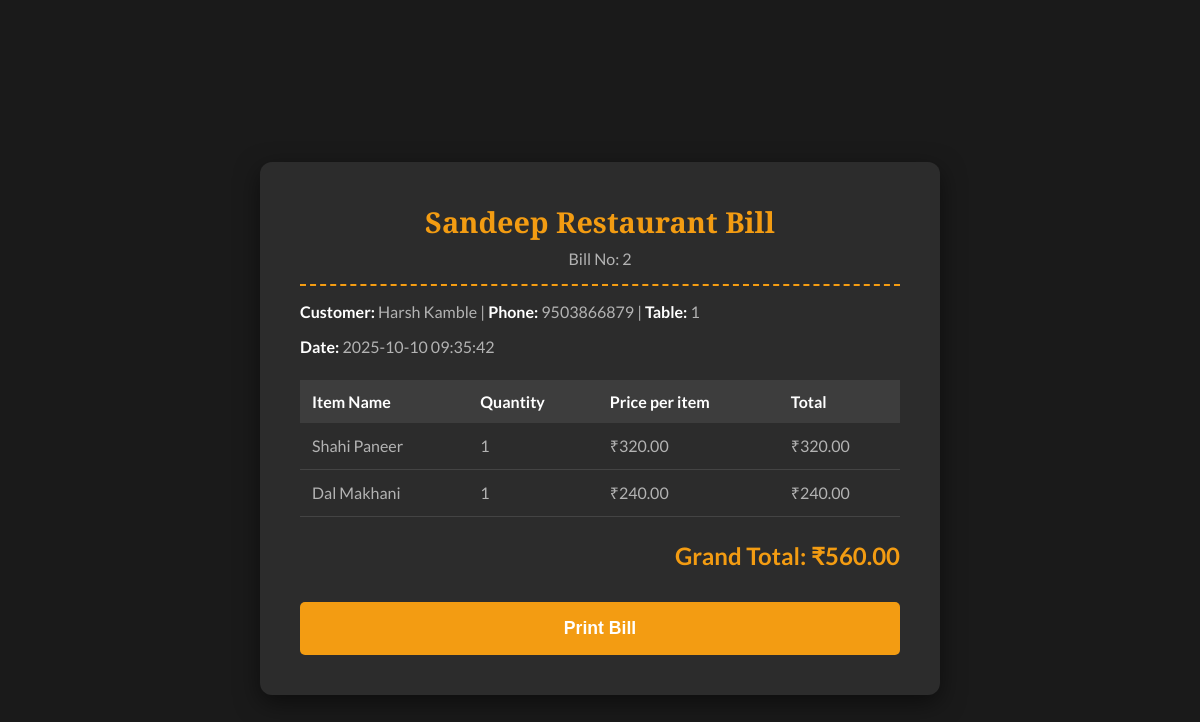
/bill/2 (signed in), run on the app's committed database.
### tables this page shows
CREATE TABLE orders (
    id INTEGER PRIMARY KEY AUTOINCREMENT,
    customer_name TEXT NOT NULL,
    customer_phone TEXT NOT NULL,
    table_number INTEGER NOT NULL, -- Changed from customer_address
    order_date TIMESTAMP NOT NULL DEFAULT CURRENT_TIMESTAMP
);

CREATE TABLE order_items (
    id INTEGER PRIMARY KEY AUTOINCREMENT,
    order_id INTEGER NOT NULL,
    item_name TEXT NOT NULL,
    quantity INTEGER NOT NULL,
    price INTEGER NOT NULL,
    FOREIGN KEY (order_id) REFERENCES orders (id)
);

### app.py (the view)
@app.route('/bill/<int:order_id>')
def view_bill(order_id):
    if not session.get('logged_in'):
        return redirect(url_for('admin_login'))
    conn = get_db_connection()
    order = conn.execute('SELECT * FROM orders WHERE id = ?', (order_id,)).fetchone()
    items = conn.execute('SELECT * FROM order_items WHERE order_id = ?', (order_id,)).fetchall()
    conn.close()
    grand_total = 0
    for item in items:
        grand_total += item['price'] * item['quantity']
    return render_template('bill.html', order=order, items=items, grand_total=grand_total)

### app.py (called while the page is built)
def get_db_connection():
    conn = sqlite3.connect('database.db')
    conn.row_factory = sqlite3.Row
    return conn

### templates/bill.html (shortened to what this page needs)
<!DOCTYPE html>
<html lang="en">
<head>
</head>
<body>
    <div class="bill-container">
        <div class="bill-header">
            <h1>Sandeep Restaurant Bill</h1>
            <p>Bill No: {{ order['id'] }}</p>
        </div>
        <div class="customer-info">
            <p><strong>Customer:</strong> {{ order['customer_name'] }} | <strong>Phone:</strong> {{ order['customer_phone'] }} | <strong>Table:</strong> {{ order['table_number'] }}</p>
            <p><strong>Date:</strong> {{ order['order_date'] }}</p>
        </div>
        <table>
            <thead>
                <tr>
                    <th>Item Name</th>
                    <th>Quantity</th>
                    <th>Price per item</th>
                    <th>Total</th>
                </tr>
            </thead>
            <tbody>
                {% for item in items %}
                <tr>
                    <td>{{ item['item_name'] }}</td>
                    <td>{{ item['quantity'] }}</td>
                    <td>₹{{ "%.2f"|format(item['price']) }}</td>
                    <td>₹{{ "%.2f"|format(item['price'] * item['quantity']) }}</td>
                </tr>
                {% endfor %}
            </tbody>
        </table>
        <div class="grand-total">
            Grand Total: ₹{{ "%.2f"|format(grand_total) }}
        </div>
        <button class="print-btn" onclick="window.print();">Print Bill</button>
    </div>
</body>
</html>

### templates/bill.html (style rules this page uses)
:root { --bg-color: #1a1a1a; --card-color: #2c2c2c; --primary-text: #ffffff; --secondary-text: #b3b3b3; --accent-color: #f39c12; --border-radius: 12px; --box-shadow: 0 8px 25px rgba(0, 0, 0, 0.5); }
body { font-family: 'Lato', sans-serif; background-color: var(--bg-color); color: var(--primary-text); display: flex; justify-content: center; align-items: center; min-height: 100vh; padding: 20px; }
.bill-container { width: 100%; max-width: 600px; background: var(--card-color); padding: 2.5rem; border-radius: var(--border-radius); box-shadow: var(--box-shadow); }
.bill-header { text-align: center; border-bottom: 2px dashed var(--accent-color); padding-bottom: 1rem; margin-bottom: 1rem; }
.bill-header h1 { font-family: 'Playfair Display', serif; color: var(--accent-color); margin: 0; font-size: 1.8rem; }
.bill-header p { margin: 0.5rem 0 0; color: var(--secondary-text); }
.customer-info { margin-bottom: 1.5rem; color: var(--secondary-text); }
.customer-info strong { color: var(--primary-text); }
table { width: 100%; border-collapse: collapse; margin-bottom: 1.5rem; }
thead { background-color: #3d3d3d; }
th, td { padding: 0.75rem; text-align: left; }
tbody tr td { border-bottom: 1px solid #444; color: var(--secondary-text); }
.grand-total { text-align: right; font-size: 1.5rem; font-weight: 700; color: var(--accent-color); margin-bottom: 2rem; }
.print-btn { display: block; width: 100%; padding: 1rem; border: none; border-radius: 5px; background-color: var(--accent-color); color: #fff; font-size: 1.1rem; font-weight: 600; cursor: pointer; transition: background-color 0.3s ease; }

### data on the page
orders: id "2", customer_name "Harsh Kamble", customer_phone "9503866879", table_number "1", order_date "2025-10-10 09:35:42"
order_items: item_name "Shahi Paneer", quantity "1", price "320.00", item['price']*item['quantity'] "320.00"
order_items: item_name "Dal Makhani", quantity "1", price "240.00", item['price']*item['quantity'] "240.00"

### other printed values
{{ "%.2f"|format(grand_total) }} "560.00"
